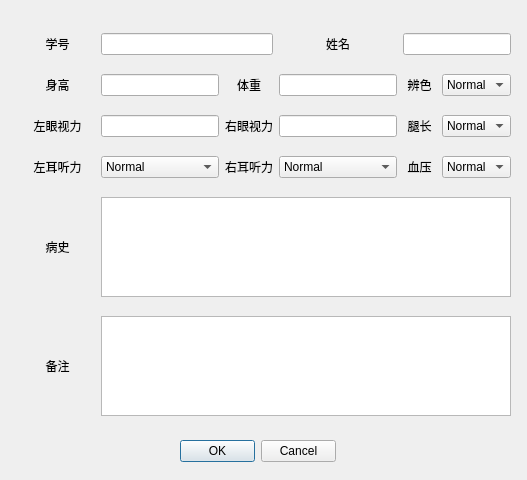
<?xml version="1.0" encoding="UTF-8"?>
<ui version="4.0">
 <class>ChangeHeal</class>
 <widget class="QMainWindow" name="ChangeHeal">
  <property name="geometry">
   <rect>
    <x>0</x>
    <y>0</y>
    <width>527</width>
    <height>480</height>
   </rect>
  </property>
  <property name="windowTitle">
   <string>修改信息</string>
  </property>
  <property name="styleSheet">
   <string notr="true">background-image: url(:/background/7.jpg);</string>
  </property>
  <widget class="QWidget" name="centralwidget">
   <widget class="QWidget" name="gridLayoutWidget">
    <property name="geometry">
     <rect>
      <x>20</x>
      <y>20</y>
      <width>491</width>
      <height>411</height>
     </rect>
    </property>
    <layout class="QGridLayout" name="gridLayout">
     <item row="2" column="0">
      <widget class="QLabel" name="label_6">
       <property name="text">
        <string>左眼视力</string>
       </property>
       <property name="alignment">
        <set>Qt::AlignCenter</set>
       </property>
      </widget>
     </item>
     <item row="2" column="1">
      <widget class="QLineEdit" name="left_sight">
       <property name="styleSheet">
        <string notr="true">background-image: url(:/background/4.jpg);</string>
       </property>
      </widget>
     </item>
     <item row="1" column="4">
      <widget class="QLabel" name="label_5">
       <property name="text">
        <string>辨色</string>
       </property>
       <property name="alignment">
        <set>Qt::AlignCenter</set>
       </property>
      </widget>
     </item>
     <item row="0" column="1" colspan="2">
      <widget class="QLineEdit" name="account">
       <property name="styleSheet">
        <string notr="true">background-image: url(:/background/4.jpg);</string>
       </property>
      </widget>
     </item>
     <item row="1" column="2">
      <widget class="QLabel" name="label_4">
       <property name="text">
        <string>体重</string>
       </property>
       <property name="alignment">
        <set>Qt::AlignCenter</set>
       </property>
      </widget>
     </item>
     <item row="1" column="0">
      <widget class="QLabel" name="label_3">
       <property name="text">
        <string>身高</string>
       </property>
       <property name="alignment">
        <set>Qt::AlignCenter</set>
       </property>
      </widget>
     </item>
     <item row="2" column="5">
      <widget class="QComboBox" name="legs">
       <item>
        <property name="text">
         <string>Normal</string>
        </property>
       </item>
       <item>
        <property name="text">
         <string>Diff</string>
        </property>
       </item>
      </widget>
     </item>
     <item row="2" column="2">
      <widget class="QLabel" name="label_7">
       <property name="text">
        <string>右眼视力</string>
       </property>
       <property name="alignment">
        <set>Qt::AlignCenter</set>
       </property>
      </widget>
     </item>
     <item row="3" column="4">
      <widget class="QLabel" name="label_11">
       <property name="text">
        <string>血压</string>
       </property>
       <property name="alignment">
        <set>Qt::AlignCenter</set>
       </property>
      </widget>
     </item>
     <item row="3" column="0">
      <widget class="QLabel" name="label_9">
       <property name="text">
        <string>左耳听力</string>
       </property>
       <property name="alignment">
        <set>Qt::AlignCenter</set>
       </property>
      </widget>
     </item>
     <item row="5" column="0">
      <widget class="QLabel" name="label_13">
       <property name="minimumSize">
        <size>
         <width>75</width>
         <height>30</height>
        </size>
       </property>
       <property name="maximumSize">
        <size>
         <width>16777215</width>
         <height>30</height>
        </size>
       </property>
       <property name="text">
        <string>备注</string>
       </property>
       <property name="alignment">
        <set>Qt::AlignCenter</set>
       </property>
      </widget>
     </item>
     <item row="0" column="0">
      <widget class="QLabel" name="label">
       <property name="text">
        <string>学号</string>
       </property>
       <property name="alignment">
        <set>Qt::AlignCenter</set>
       </property>
      </widget>
     </item>
     <item row="1" column="3">
      <widget class="QLineEdit" name="weight">
       <property name="styleSheet">
        <string notr="true">background-image: url(:/background/4.jpg);</string>
       </property>
      </widget>
     </item>
     <item row="4" column="0">
      <widget class="QLabel" name="label_12">
       <property name="minimumSize">
        <size>
         <width>75</width>
         <height>30</height>
        </size>
       </property>
       <property name="maximumSize">
        <size>
         <width>0</width>
         <height>30</height>
        </size>
       </property>
       <property name="text">
        <string>病史</string>
       </property>
       <property name="alignment">
        <set>Qt::AlignCenter</set>
       </property>
      </widget>
     </item>
     <item row="3" column="1">
      <widget class="QComboBox" name="left_ear">
       <item>
        <property name="text">
         <string>Normal</string>
        </property>
       </item>
       <item>
        <property name="text">
         <string>Weak</string>
        </property>
       </item>
      </widget>
     </item>
     <item row="1" column="5">
      <widget class="QComboBox" name="differentiate">
       <item>
        <property name="text">
         <string>Normal</string>
        </property>
       </item>
       <item>
        <property name="text">
         <string>Weak</string>
        </property>
       </item>
       <item>
        <property name="text">
         <string>Blind</string>
        </property>
       </item>
      </widget>
     </item>
     <item row="0" column="3">
      <widget class="QLabel" name="label_2">
       <property name="text">
        <string>姓名</string>
       </property>
       <property name="alignment">
        <set>Qt::AlignCenter</set>
       </property>
      </widget>
     </item>
     <item row="1" column="1">
      <widget class="QLineEdit" name="height">
       <property name="styleSheet">
        <string notr="true">background-image: url(:/background/4.jpg);</string>
       </property>
      </widget>
     </item>
     <item row="2" column="3">
      <widget class="QLineEdit" name="right_sight">
       <property name="styleSheet">
        <string notr="true">background-image: url(:/background/4.jpg);</string>
       </property>
      </widget>
     </item>
     <item row="4" column="1" colspan="5">
      <widget class="QTextEdit" name="history">
       <property name="minimumSize">
        <size>
         <width>0</width>
         <height>100</height>
        </size>
       </property>
       <property name="maximumSize">
        <size>
         <width>16777215</width>
         <height>100</height>
        </size>
       </property>
       <property name="styleSheet">
        <string notr="true">background-image: url(:/background/4.jpg);</string>
       </property>
      </widget>
     </item>
     <item row="5" column="1" colspan="5">
      <widget class="QTextEdit" name="h_text">
       <property name="minimumSize">
        <size>
         <width>0</width>
         <height>100</height>
        </size>
       </property>
       <property name="maximumSize">
        <size>
         <width>16777215</width>
         <height>100</height>
        </size>
       </property>
       <property name="styleSheet">
        <string notr="true">background-image: url(:/background/4.jpg);</string>
       </property>
      </widget>
     </item>
     <item row="2" column="4">
      <widget class="QLabel" name="label_8">
       <property name="text">
        <string>腿长</string>
       </property>
       <property name="alignment">
        <set>Qt::AlignCenter</set>
       </property>
      </widget>
     </item>
     <item row="0" column="4" colspan="2">
      <widget class="QLineEdit" name="name">
       <property name="styleSheet">
        <string notr="true">background-image: url(:/background/4.jpg);</string>
       </property>
      </widget>
     </item>
     <item row="3" column="2">
      <widget class="QLabel" name="label_10">
       <property name="text">
        <string>右耳听力</string>
       </property>
       <property name="alignment">
        <set>Qt::AlignCenter</set>
       </property>
      </widget>
     </item>
     <item row="3" column="5">
      <widget class="QComboBox" name="pressure">
       <item>
        <property name="text">
         <string>Normal</string>
        </property>
       </item>
       <item>
        <property name="text">
         <string>High</string>
        </property>
       </item>
       <item>
        <property name="text">
         <string>Low</string>
        </property>
       </item>
      </widget>
     </item>
     <item row="3" column="3">
      <widget class="QComboBox" name="right_ear">
       <item>
        <property name="text">
         <string>Normal</string>
        </property>
       </item>
       <item>
        <property name="text">
         <string>Weak</string>
        </property>
       </item>
      </widget>
     </item>
    </layout>
   </widget>
   <widget class="QDialogButtonBox" name="buttonBox">
    <property name="geometry">
     <rect>
      <x>180</x>
      <y>440</y>
      <width>156</width>
      <height>23</height>
     </rect>
    </property>
    <property name="styleSheet">
     <string notr="true">background-image: url(:/background/4.jpg);</string>
    </property>
    <property name="standardButtons">
     <set>QDialogButtonBox::Cancel|QDialogButtonBox::Ok</set>
    </property>
   </widget>
  </widget>
 </widget>
 <resources/>
 <connections/>
</ui>
